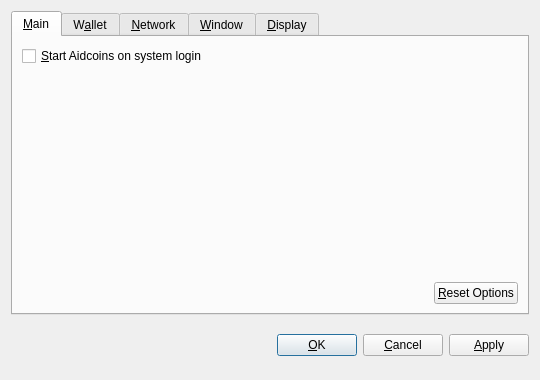
<?xml version="1.0" encoding="UTF-8"?>
<ui version="4.0">
 <class>OptionsDialog</class>
 <widget class="QDialog" name="OptionsDialog">
  <property name="geometry">
   <rect>
    <x>0</x>
    <y>0</y>
    <width>540</width>
    <height>380</height>
   </rect>
  </property>
  <property name="windowTitle">
   <string>Options</string>
  </property>
  <property name="modal">
   <bool>true</bool>
  </property>
  <layout class="QVBoxLayout" name="verticalLayout">
   <item>
    <widget class="QTabWidget" name="tabWidget">
     <property name="tabPosition">
      <enum>QTabWidget::North</enum>
     </property>
     <property name="currentIndex">
      <number>0</number>
     </property>
     <widget class="QWidget" name="tabMain">
      <attribute name="title">
       <string>&amp;Main</string>
      </attribute>
      <layout class="QVBoxLayout" name="verticalLayout_Main">
       <item>
        <widget class="QCheckBox" name="bitcoinAtStartup">
         <property name="toolTip">
          <string>Automatically start Aidcoins after logging in to the system.</string>
         </property>
         <property name="text">
          <string>&amp;Start Aidcoins on system login</string>
         </property>
        </widget>
       </item>
       <item>
        <spacer name="verticalSpacer_Main">
         <property name="orientation">
          <enum>Qt::Vertical</enum>
         </property>
         <property name="sizeHint" stdset="0">
          <size>
           <width>20</width>
           <height>40</height>
          </size>
         </property>
        </spacer>
       </item>
       <item>
        <layout class="QHBoxLayout" name="horizontalLayout_2_Main">
         <item>
          <spacer name="horizontalSpacer_2_Main">
           <property name="orientation">
            <enum>Qt::Horizontal</enum>
           </property>
           <property name="sizeHint" stdset="0">
            <size>
             <width>40</width>
             <height>20</height>
            </size>
           </property>
          </spacer>
         </item>
         <item>
          <widget class="QPushButton" name="resetButton">
           <property name="toolTip">
            <string>Reset all client options to default.</string>
           </property>
           <property name="text">
            <string>&amp;Reset Options</string>
           </property>
           <property name="autoDefault">
            <bool>false</bool>
           </property>
          </widget>
         </item>
        </layout>
       </item>
      </layout>
     </widget>
     <widget class="QWidget" name="tabWallet">
      <attribute name="title">
       <string>W&amp;allet</string>
      </attribute>
      <layout class="QVBoxLayout" name="verticalLayout_Network">
       <item>
        <widget class="QLabel" name="transactionFeeInfoLabel">
         <property name="text">
          <string>Optional transaction fee per kB that helps make sure your transactions are processed quickly. Most transactions are 1 kB.</string>
         </property>
         <property name="textFormat">
          <enum>Qt::PlainText</enum>
         </property>
         <property name="wordWrap">
          <bool>true</bool>
         </property>
        </widget>
       </item>
       <item>
        <layout class="QHBoxLayout" name="horizontalLayout_1_Main">
         <item>
          <widget class="QLabel" name="transactionFeeLabel">
           <property name="text">
            <string>Pay transaction &amp;fee</string>
           </property>
           <property name="textFormat">
            <enum>Qt::PlainText</enum>
           </property>
           <property name="buddy">
            <cstring>transactionFee</cstring>
           </property>
          </widget>
         </item>
         <item>
          <widget class="BitcoinAmountField" name="transactionFee"/>
         </item>
         <item>
          <spacer name="horizontalSpacer_1_Main">
           <property name="orientation">
            <enum>Qt::Horizontal</enum>
           </property>
           <property name="sizeHint" stdset="0">
            <size>
             <width>40</width>
             <height>20</height>
            </size>
           </property>
          </spacer>
         </item>
        </layout>
       </item>
       <item>
        <widget class="QLabel" name="label">
         <property name="text">
          <string>If you disable the spending of unconfirmed change, the change from a transaction cannot be used until that transaction has at least one confirmation. This also affects how your balance is computed.</string>
         </property>
         <property name="wordWrap">
          <bool>true</bool>
         </property>
        </widget>
       </item>
       <item>
        <widget class="QCheckBox" name="spendZeroConfChange">
         <property name="text">
          <string>Spend unconfirmed change  (experts only)</string>
         </property>
        </widget>
       </item>
       <item>
        <spacer name="verticalSpacer">
         <property name="orientation">
          <enum>Qt::Vertical</enum>
         </property>
         <property name="sizeHint" stdset="0">
          <size>
           <width>20</width>
           <height>40</height>
          </size>
         </property>
        </spacer>
       </item>
      </layout>
     </widget>
     <widget class="QWidget" name="tabNetwork">
      <attribute name="title">
       <string>&amp;Network</string>
      </attribute>
      <layout class="QVBoxLayout" name="verticalLayout_Network">
       <item>
        <widget class="QCheckBox" name="mapPortUpnp">
         <property name="toolTip">
          <string>Automatically open the Aidcoins client port on the router. This only works when your router supports UPnP and it is enabled.</string>
         </property>
         <property name="text">
          <string>Map port using &amp;UPnP</string>
         </property>
        </widget>
       </item>
       <item>
        <widget class="QCheckBox" name="connectSocks">
         <property name="toolTip">
          <string>Connect to the Aidcoins network through a SOCKS proxy (e.g. when connecting through Tor).</string>
         </property>
         <property name="text">
          <string>&amp;Connect through SOCKS proxy:</string>
         </property>
        </widget>
       </item>
       <item>
        <layout class="QHBoxLayout" name="horizontalLayout_Network">
         <item>
          <widget class="QLabel" name="proxyIpLabel">
           <property name="text">
            <string>Proxy &amp;IP:</string>
           </property>
           <property name="textFormat">
            <enum>Qt::PlainText</enum>
           </property>
           <property name="buddy">
            <cstring>proxyIp</cstring>
           </property>
          </widget>
         </item>
         <item>
          <widget class="QValidatedLineEdit" name="proxyIp">
           <property name="maximumSize">
            <size>
             <width>140</width>
             <height>16777215</height>
            </size>
           </property>
           <property name="toolTip">
            <string>IP address of the proxy (e.g. 127.0.0.1)</string>
           </property>
          </widget>
         </item>
         <item>
          <widget class="QLabel" name="proxyPortLabel">
           <property name="text">
            <string>&amp;Port:</string>
           </property>
           <property name="textFormat">
            <enum>Qt::PlainText</enum>
           </property>
           <property name="buddy">
            <cstring>proxyPort</cstring>
           </property>
          </widget>
         </item>
         <item>
          <widget class="QLineEdit" name="proxyPort">
           <property name="maximumSize">
            <size>
             <width>55</width>
             <height>16777215</height>
            </size>
           </property>
           <property name="toolTip">
            <string>Port of the proxy (e.g. 9050)</string>
           </property>
          </widget>
         </item>
         <item>
          <widget class="QLabel" name="socksVersionLabel">
           <property name="text">
            <string>SOCKS &amp;Version:</string>
           </property>
           <property name="textFormat">
            <enum>Qt::PlainText</enum>
           </property>
           <property name="buddy">
            <cstring>socksVersion</cstring>
           </property>
          </widget>
         </item>
         <item>
          <widget class="QValueComboBox" name="socksVersion">
           <property name="toolTip">
            <string>SOCKS version of the proxy (e.g. 5)</string>
           </property>
          </widget>
         </item>
         <item>
          <spacer name="horizontalSpacer_Network">
           <property name="orientation">
            <enum>Qt::Horizontal</enum>
           </property>
           <property name="sizeHint" stdset="0">
            <size>
             <width>40</width>
             <height>20</height>
            </size>
           </property>
          </spacer>
         </item>
        </layout>
       </item>
       <item>
        <spacer name="verticalSpacer_Network">
         <property name="orientation">
          <enum>Qt::Vertical</enum>
         </property>
         <property name="sizeHint" stdset="0">
          <size>
           <width>20</width>
           <height>40</height>
          </size>
         </property>
        </spacer>
       </item>
      </layout>
     </widget>
     <widget class="QWidget" name="tabWindow">
      <attribute name="title">
       <string>&amp;Window</string>
      </attribute>
      <layout class="QVBoxLayout" name="verticalLayout_Window">
       <item>
        <widget class="QCheckBox" name="minimizeToTray">
         <property name="toolTip">
          <string>Show only a tray icon after minimizing the window.</string>
         </property>
         <property name="text">
          <string>&amp;Minimize to the tray instead of the taskbar</string>
         </property>
        </widget>
       </item>
       <item>
        <widget class="QCheckBox" name="minimizeOnClose">
         <property name="toolTip">
          <string>Minimize instead of exit the application when the window is closed. When this option is enabled, the application will be closed only after selecting Quit in the menu.</string>
         </property>
         <property name="text">
          <string>M&amp;inimize on close</string>
         </property>
        </widget>
       </item>
       <item>
        <spacer name="verticalSpacer_Window">
         <property name="orientation">
          <enum>Qt::Vertical</enum>
         </property>
         <property name="sizeHint" stdset="0">
          <size>
           <width>20</width>
           <height>40</height>
          </size>
         </property>
        </spacer>
       </item>
      </layout>
     </widget>
     <widget class="QWidget" name="tabDisplay">
      <attribute name="title">
       <string>&amp;Display</string>
      </attribute>
      <layout class="QVBoxLayout" name="verticalLayout_Display">
       <item>
        <layout class="QHBoxLayout" name="horizontalLayout_1_Display">
         <item>
          <widget class="QLabel" name="langLabel">
           <property name="text">
            <string>User Interface &amp;language:</string>
           </property>
           <property name="textFormat">
            <enum>Qt::PlainText</enum>
           </property>
           <property name="buddy">
            <cstring>lang</cstring>
           </property>
          </widget>
         </item>
         <item>
          <widget class="QValueComboBox" name="lang">
           <property name="toolTip">
            <string>The user interface language can be set here. This setting will take effect after restarting Aidcoins.</string>
           </property>
          </widget>
         </item>
        </layout>
       </item>
       <item>
        <layout class="QHBoxLayout" name="horizontalLayout_2_Display">
         <item>
          <widget class="QLabel" name="unitLabel">
           <property name="text">
            <string>&amp;Unit to show amounts in:</string>
           </property>
           <property name="textFormat">
            <enum>Qt::PlainText</enum>
           </property>
           <property name="buddy">
            <cstring>unit</cstring>
           </property>
          </widget>
         </item>
         <item>
          <widget class="QValueComboBox" name="unit">
           <property name="toolTip">
            <string>Choose the default subdivision unit to show in the interface and when sending coins.</string>
           </property>
          </widget>
         </item>
        </layout>
       </item>
       <item>
        <widget class="QCheckBox" name="displayAddresses">
         <property name="toolTip">
          <string>Whether to show Aidcoins addresses in the transaction list or not.</string>
         </property>
         <property name="text">
          <string>&amp;Display addresses in transaction list</string>
         </property>
        </widget>
       </item>
       <item>
        <widget class="QCheckBox" name="coinControlFeatures">
         <property name="toolTip">
          <string>Whether to show coin control features or not.</string>
         </property>
         <property name="text">
          <string>Display coin &amp;control features (experts only!)</string>
         </property>
        </widget>
       </item>
       <item>
        <spacer name="verticalSpacer_Display">
         <property name="orientation">
          <enum>Qt::Vertical</enum>
         </property>
         <property name="sizeHint" stdset="0">
          <size>
           <width>20</width>
           <height>40</height>
          </size>
         </property>
        </spacer>
       </item>
      </layout>
     </widget>
    </widget>
   </item>
   <item>
    <layout class="QHBoxLayout" name="horizontalLayout_Buttons">
     <item>
      <spacer name="horizontalSpacer_1">
       <property name="orientation">
        <enum>Qt::Horizontal</enum>
       </property>
       <property name="sizeHint" stdset="0">
        <size>
         <width>40</width>
         <height>48</height>
        </size>
       </property>
      </spacer>
     </item>
     <item>
      <widget class="QLabel" name="statusLabel">
       <property name="font">
        <font>
         <weight>75</weight>
         <bold>true</bold>
        </font>
       </property>
       <property name="text">
        <string/>
       </property>
       <property name="textFormat">
        <enum>Qt::PlainText</enum>
       </property>
       <property name="wordWrap">
        <bool>true</bool>
       </property>
      </widget>
     </item>
     <item>
      <spacer name="horizontalSpacer_2">
       <property name="orientation">
        <enum>Qt::Horizontal</enum>
       </property>
       <property name="sizeHint" stdset="0">
        <size>
         <width>40</width>
         <height>48</height>
        </size>
       </property>
      </spacer>
     </item>
     <item>
      <widget class="QPushButton" name="okButton">
       <property name="text">
        <string>&amp;OK</string>
       </property>
      </widget>
     </item>
     <item>
      <widget class="QPushButton" name="cancelButton">
       <property name="text">
        <string>&amp;Cancel</string>
       </property>
       <property name="autoDefault">
        <bool>false</bool>
       </property>
      </widget>
     </item>
     <item>
      <widget class="QPushButton" name="applyButton">
       <property name="text">
        <string>&amp;Apply</string>
       </property>
       <property name="autoDefault">
        <bool>false</bool>
       </property>
      </widget>
     </item>
    </layout>
   </item>
  </layout>
 </widget>
 <customwidgets>
  <customwidget>
   <class>BitcoinAmountField</class>
   <extends>QSpinBox</extends>
   <header>bitcoinamountfield.h</header>
  </customwidget>
  <customwidget>
   <class>QValueComboBox</class>
   <extends>QComboBox</extends>
   <header>qvaluecombobox.h</header>
  </customwidget>
  <customwidget>
   <class>QValidatedLineEdit</class>
   <extends>QLineEdit</extends>
   <header>qvalidatedlineedit.h</header>
  </customwidget>
 </customwidgets>
 <resources/>
 <connections/>
</ui>
